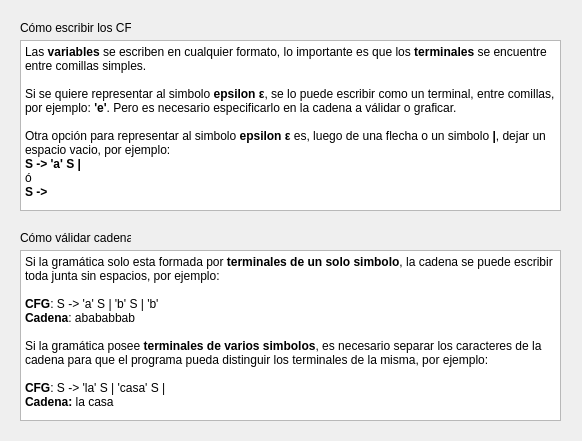
<?xml version="1.0" encoding="UTF-8"?>
<ui version="4.0">
 <class>Dialog</class>
 <widget class="QDialog" name="Dialog">
  <property name="geometry">
   <rect>
    <x>0</x>
    <y>0</y>
    <width>582</width>
    <height>441</height>
   </rect>
  </property>
  <property name="windowTitle">
   <string>Ayuda</string>
  </property>
  <widget class="QLabel" name="label">
   <property name="geometry">
    <rect>
     <x>20</x>
     <y>20</y>
     <width>111</width>
     <height>16</height>
    </rect>
   </property>
   <property name="text">
    <string>Cómo escribir los CFG</string>
   </property>
  </widget>
  <widget class="QTextBrowser" name="textBrowser">
   <property name="geometry">
    <rect>
     <x>20</x>
     <y>40</y>
     <width>541</width>
     <height>171</height>
    </rect>
   </property>
   <property name="html">
    <string>&lt;!DOCTYPE HTML PUBLIC &quot;-//W3C//DTD HTML 4.0//EN&quot; &quot;http://www.w3.org/TR/REC-html40/strict.dtd&quot;&gt;
&lt;html&gt;&lt;head&gt;&lt;meta name=&quot;qrichtext&quot; content=&quot;1&quot; /&gt;&lt;style type=&quot;text/css&quot;&gt;
p, li { white-space: pre-wrap; }
&lt;/style&gt;&lt;/head&gt;&lt;body style=&quot; font-family:'MS Shell Dlg 2'; font-size:8.25pt; font-weight:400; font-style:normal;&quot;&gt;
&lt;p style=&quot; margin-top:0px; margin-bottom:0px; margin-left:0px; margin-right:0px; -qt-block-indent:0; text-indent:0px;&quot;&gt;&lt;span style=&quot; font-size:9pt;&quot;&gt;Las &lt;/span&gt;&lt;span style=&quot; font-size:9pt; font-weight:600;&quot;&gt;variables&lt;/span&gt;&lt;span style=&quot; font-size:9pt;&quot;&gt; se escriben en cualquier formato, lo importante es que los &lt;/span&gt;&lt;span style=&quot; font-size:9pt; font-weight:600;&quot;&gt;terminales&lt;/span&gt;&lt;span style=&quot; font-size:9pt;&quot;&gt; se encuentre entre comillas simples.&lt;/span&gt;&lt;/p&gt;
&lt;p style=&quot;-qt-paragraph-type:empty; margin-top:0px; margin-bottom:0px; margin-left:0px; margin-right:0px; -qt-block-indent:0; text-indent:0px; font-size:9pt;&quot;&gt;&lt;br /&gt;&lt;/p&gt;
&lt;p style=&quot; margin-top:0px; margin-bottom:0px; margin-left:0px; margin-right:0px; -qt-block-indent:0; text-indent:0px;&quot;&gt;&lt;span style=&quot; font-size:9pt;&quot;&gt;Si se quiere representar al simbolo&lt;/span&gt;&lt;span style=&quot; font-size:9pt; font-weight:600;&quot;&gt; epsilon ε&lt;/span&gt;&lt;span style=&quot; font-size:9pt;&quot;&gt;, se lo puede escribir como un terminal, entre comillas, por ejemplo:&lt;/span&gt;&lt;span style=&quot; font-size:9pt; font-weight:600;&quot;&gt; 'e'&lt;/span&gt;&lt;span style=&quot; font-size:9pt;&quot;&gt;. Pero es necesario especificarlo en la cadena a válidar o graficar.&lt;/span&gt;&lt;/p&gt;
&lt;p style=&quot;-qt-paragraph-type:empty; margin-top:0px; margin-bottom:0px; margin-left:0px; margin-right:0px; -qt-block-indent:0; text-indent:0px; font-size:9pt;&quot;&gt;&lt;br /&gt;&lt;/p&gt;
&lt;p style=&quot; margin-top:0px; margin-bottom:0px; margin-left:0px; margin-right:0px; -qt-block-indent:0; text-indent:0px;&quot;&gt;&lt;span style=&quot; font-size:9pt;&quot;&gt;Otra opción para representar al simbolo&lt;/span&gt;&lt;span style=&quot; font-size:9pt; font-weight:600;&quot;&gt; epsilon ε&lt;/span&gt;&lt;span style=&quot; font-size:9pt;&quot;&gt; es, luego de una flecha o un simbolo &lt;/span&gt;&lt;span style=&quot; font-size:9pt; font-weight:600;&quot;&gt;|&lt;/span&gt;&lt;span style=&quot; font-size:9pt;&quot;&gt;, dejar un espacio vacio, por ejemplo:&lt;/span&gt;&lt;/p&gt;
&lt;p style=&quot; margin-top:0px; margin-bottom:0px; margin-left:0px; margin-right:0px; -qt-block-indent:0; text-indent:0px;&quot;&gt;&lt;span style=&quot; font-size:9pt; font-weight:600;&quot;&gt;S -&amp;gt; 'a' S |&lt;/span&gt;&lt;/p&gt;
&lt;p style=&quot; margin-top:0px; margin-bottom:0px; margin-left:0px; margin-right:0px; -qt-block-indent:0; text-indent:0px;&quot;&gt;&lt;span style=&quot; font-size:9pt;&quot;&gt;ó&lt;/span&gt;&lt;/p&gt;
&lt;p style=&quot; margin-top:0px; margin-bottom:0px; margin-left:0px; margin-right:0px; -qt-block-indent:0; text-indent:0px;&quot;&gt;&lt;span style=&quot; font-size:9pt; font-weight:600;&quot;&gt;S -&amp;gt;&lt;/span&gt;&lt;/p&gt;&lt;/body&gt;&lt;/html&gt;</string>
   </property>
  </widget>
  <widget class="QLabel" name="label_2">
   <property name="geometry">
    <rect>
     <x>20</x>
     <y>230</y>
     <width>111</width>
     <height>16</height>
    </rect>
   </property>
   <property name="text">
    <string>Cómo válidar cadenas</string>
   </property>
  </widget>
  <widget class="QTextBrowser" name="textBrowser_2">
   <property name="geometry">
    <rect>
     <x>20</x>
     <y>250</y>
     <width>541</width>
     <height>171</height>
    </rect>
   </property>
   <property name="html">
    <string>&lt;!DOCTYPE HTML PUBLIC &quot;-//W3C//DTD HTML 4.0//EN&quot; &quot;http://www.w3.org/TR/REC-html40/strict.dtd&quot;&gt;
&lt;html&gt;&lt;head&gt;&lt;meta name=&quot;qrichtext&quot; content=&quot;1&quot; /&gt;&lt;style type=&quot;text/css&quot;&gt;
p, li { white-space: pre-wrap; }
&lt;/style&gt;&lt;/head&gt;&lt;body style=&quot; font-family:'MS Shell Dlg 2'; font-size:8.25pt; font-weight:400; font-style:normal;&quot;&gt;
&lt;p style=&quot; margin-top:0px; margin-bottom:0px; margin-left:0px; margin-right:0px; -qt-block-indent:0; text-indent:0px;&quot;&gt;&lt;span style=&quot; font-size:9pt;&quot;&gt;Si la gramática solo esta formada por &lt;/span&gt;&lt;span style=&quot; font-size:9pt; font-weight:600;&quot;&gt;terminales de un solo simbolo&lt;/span&gt;&lt;span style=&quot; font-size:9pt;&quot;&gt;, la cadena se puede escribir toda junta sin espacios, por ejemplo:&lt;/span&gt;&lt;/p&gt;
&lt;p style=&quot;-qt-paragraph-type:empty; margin-top:0px; margin-bottom:0px; margin-left:0px; margin-right:0px; -qt-block-indent:0; text-indent:0px; font-size:9pt;&quot;&gt;&lt;br /&gt;&lt;/p&gt;
&lt;p style=&quot; margin-top:0px; margin-bottom:0px; margin-left:0px; margin-right:0px; -qt-block-indent:0; text-indent:0px;&quot;&gt;&lt;span style=&quot; font-size:9pt; font-weight:600;&quot;&gt;CFG&lt;/span&gt;&lt;span style=&quot; font-size:9pt;&quot;&gt;: S -&amp;gt; 'a' S | 'b' S | 'b'&lt;/span&gt;&lt;/p&gt;
&lt;p style=&quot; margin-top:0px; margin-bottom:0px; margin-left:0px; margin-right:0px; -qt-block-indent:0; text-indent:0px;&quot;&gt;&lt;span style=&quot; font-size:9pt; font-weight:600;&quot;&gt;Cadena&lt;/span&gt;&lt;span style=&quot; font-size:9pt;&quot;&gt;: abababbab&lt;/span&gt;&lt;/p&gt;
&lt;p style=&quot;-qt-paragraph-type:empty; margin-top:0px; margin-bottom:0px; margin-left:0px; margin-right:0px; -qt-block-indent:0; text-indent:0px; font-size:9pt;&quot;&gt;&lt;br /&gt;&lt;/p&gt;
&lt;p style=&quot; margin-top:0px; margin-bottom:0px; margin-left:0px; margin-right:0px; -qt-block-indent:0; text-indent:0px;&quot;&gt;&lt;span style=&quot; font-size:9pt;&quot;&gt;Si la gramática posee &lt;/span&gt;&lt;span style=&quot; font-size:9pt; font-weight:600;&quot;&gt;terminales de varios simbolos&lt;/span&gt;&lt;span style=&quot; font-size:9pt;&quot;&gt;, es necesario separar los caracteres de la cadena para que el programa pueda distinguir los terminales de la misma, por ejemplo:&lt;/span&gt;&lt;/p&gt;
&lt;p style=&quot;-qt-paragraph-type:empty; margin-top:0px; margin-bottom:0px; margin-left:0px; margin-right:0px; -qt-block-indent:0; text-indent:0px; font-size:9pt;&quot;&gt;&lt;br /&gt;&lt;/p&gt;
&lt;p style=&quot; margin-top:0px; margin-bottom:0px; margin-left:0px; margin-right:0px; -qt-block-indent:0; text-indent:0px;&quot;&gt;&lt;span style=&quot; font-size:9pt; font-weight:600;&quot;&gt;CFG&lt;/span&gt;&lt;span style=&quot; font-size:9pt;&quot;&gt;: S -&amp;gt; 'la' S | 'casa' S | &lt;/span&gt;&lt;/p&gt;
&lt;p style=&quot; margin-top:0px; margin-bottom:0px; margin-left:0px; margin-right:0px; -qt-block-indent:0; text-indent:0px;&quot;&gt;&lt;span style=&quot; font-size:9pt; font-weight:600;&quot;&gt;Cadena:&lt;/span&gt;&lt;span style=&quot; font-size:9pt;&quot;&gt; la casa&lt;/span&gt;&lt;/p&gt;&lt;/body&gt;&lt;/html&gt;</string>
   </property>
  </widget>
 </widget>
 <resources/>
 <connections/>
</ui>
